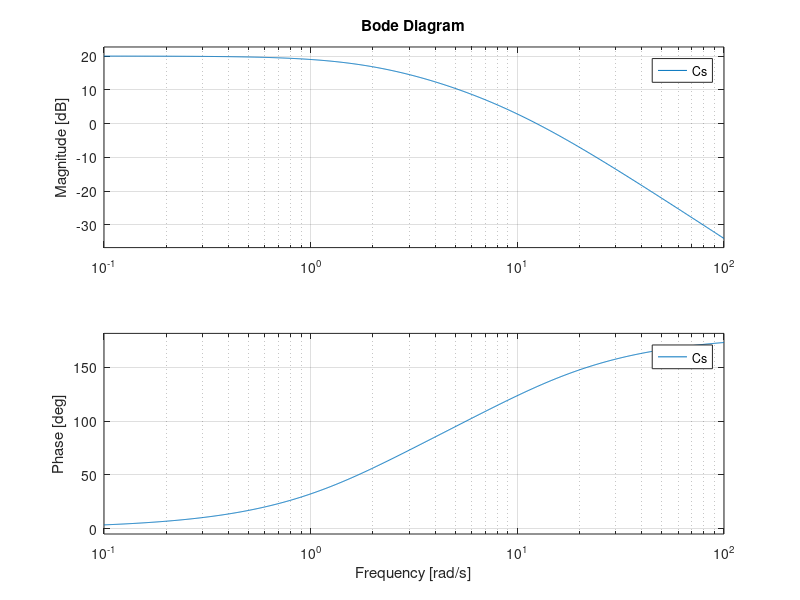
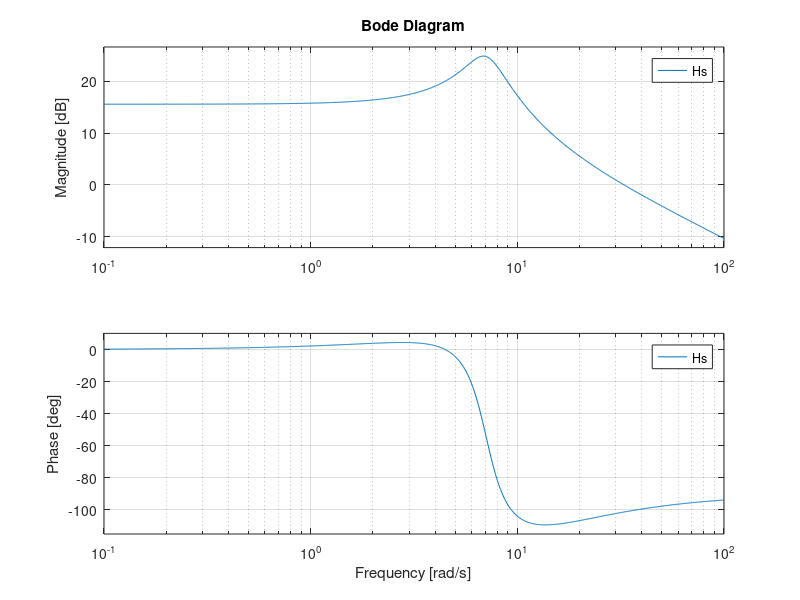
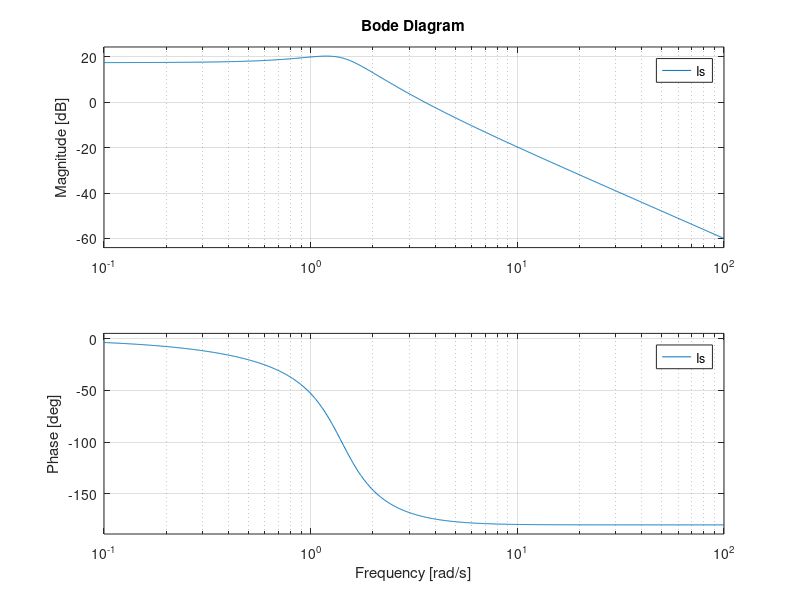
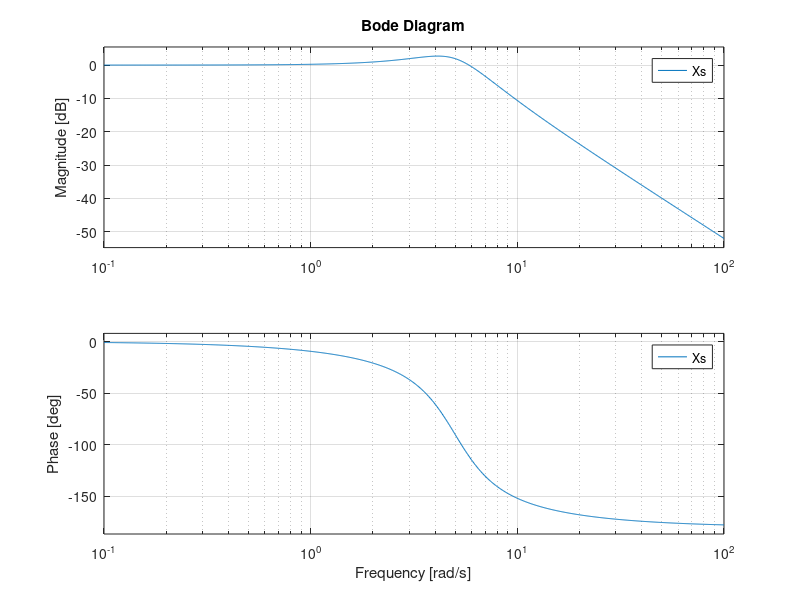

Here is the MATLAB script that generated these plots, in order:
close all; clc; clear;
%% Ex 10 atividade 5
%% a)      200s
%     ---------------
%       (s+2)(s+10)     =   s² - 12s + 20

num_a = 200;
den_a = [1 -12 20];

Cs = tf(num_a, den_a)

figure(1)
bode(Cs)

%% b)        s + 10
%     30----------------
%         s² + 3s + 50

num_b = [30 300]; % 30 * [1 10]
den_b = [1 3 50];

Hs = tf(num_b, den_b)

figure(2)
bode(Hs)

%% c)           s + 3
%     10----------------------
%         s³ + 3s² + 4s + 4

num_c = [10 30]; % 10 * [1 3]
den_c = [1 3 4 4];

Is = tf(num_c, den_c)

figure(3)
bode(Is)

%% d)        25
%     ----------------
%       s² + 4s + 25

num_d = [25]; % 30 * [1 10]
den_d = [1 4 25];

Xs = tf(num_d, den_d)

figure(4)
bode(Xs)

%% e)   9(s² + 0.2s + 1)
%     --------------------
%       s(s² + 1.2s + 9)

num_e = [9 1.8 9]; % 9 * [1 0.2 1]
den_e = [1 1.2 9 0];  % s * [1 1.2 9]

Js = tf(num_e, den_e)

figure(5)
bode(Js)

%% f)       1
%     -------------
%       s(s² + 1)

num_f = [1]; 
den_f = [1 1 0];  % s * [1 1]

Ds = tf(num_f, den_f)

figure(6)
bode(Ds)

%% g)      2(s + 1)
%     -------------------
%       (s + 2)(s + 10)     =   s² - 12s + 20

num_g = [2 2];    % 2 * [1 1]
den_g = [1 -12 20];  % s * [1 1]

Ls = tf(num_g, den_g)

figure(7)
bode(Ls)